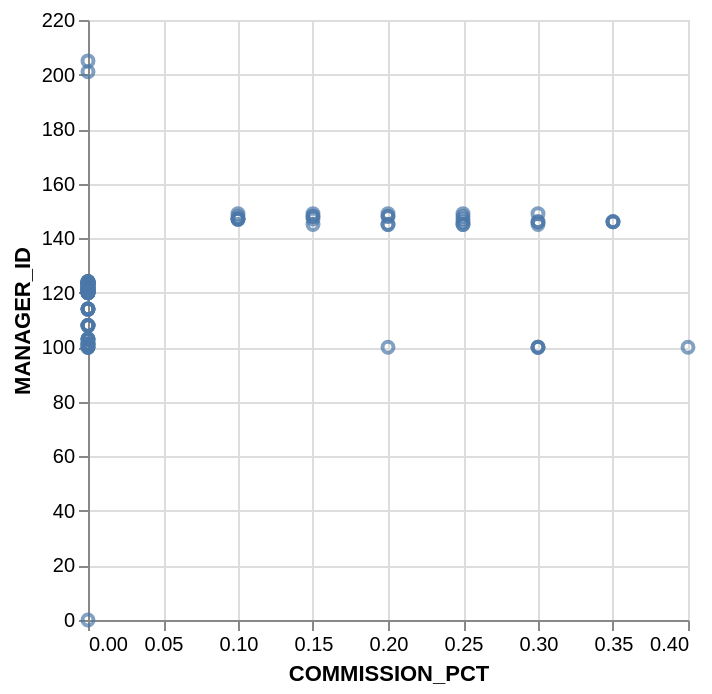

This figure's Vega-Lite source:
### Vega-Lite specification from a JSON file in a GitHub repository (floating-point values rounded to 4 significant figures)
{"data": {"values": [{"x_data": 0, "y_data": 0}, {"x_data": 0, "y_data": 102}, {"x_data": 0, "y_data": 103}, {"x_data": 0, "y_data": 103}, {"x_data": 0, "y_data": 103}, {"x_data": 0, "y_data": 103}, {"x_data": 0, "y_data": 101}, {"x_data": 0, "y_data": 108}, {"x_data": 0, "y_data": 108}, {"x_data": 0, "y_data": 108}, {"x_data": 0, "y_data": 108}, {"x_data": 0, "y_data": 108}, {"x_data": 0, "y_data": 114}, {"x_data": 0, "y_data": 114}, {"x_data": 0, "y_data": 114}, {"x_data": 0, "y_data": 114}, {"x_data": 0, "y_data": 114}, {"x_data": 0, "y_data": 100}, {"x_data": 0, "y_data": 100}, {"x_data": 0, "y_data": 100}, {"x_data": 0, "y_data": 100}, {"x_data": 0, "y_data": 120}, {"x_data": 0, "y_data": 120}, {"x_data": 0, "y_data": 120}, {"x_data": 0, "y_data": 120}, {"x_data": 0, "y_data": 121}, {"x_data": 0, "y_data": 121}, {"x_data": 0, "y_data": 121}, {"x_data": 0, "y_data": 121}, {"x_data": 0, "y_data": 122}, {"x_data": 0, "y_data": 122}, {"x_data": 0, "y_data": 122}, {"x_data": 0, "y_data": 122}, {"x_data": 0, "y_data": 123}, {"x_data": 0, "y_data": 123}, {"x_data": 0, "y_data": 123}, {"x_data": 0, "y_data": 123}, {"x_data": 0, "y_data": 124}, {"x_data": 0, "y_data": 124}, {"x_data": 0, "y_data": 124}, {"x_data": 0, "y_data": 124}, {"x_data": 0.4, "y_data": 100}, {"x_data": 0.3, "y_data": 100}, {"x_data": 0.3, "y_data": 100}, {"x_data": 0.3, "y_data": 100}, {"x_data": 0.2, "y_data": 100}, {"x_data": 0.3, "y_data": 145}, {"x_data": 0.25, "y_data": 145}, {"x_data": 0.25, "y_data": 145}, {"x_data": 0.2, "y_data": 145}, {"x_data": 0.2, "y_data": 145}, {"x_data": 0.15, "y_data": 145}, {"x_data": 0.35, "y_data": 146}, {"x_data": 0.35, "y_data": 146}, {"x_data": 0.35, "y_data": 146}, {"x_data": 0.3, "y_data": 146}, {"x_data": 0.3, "y_data": 146}, {"x_data": 0.25, "y_data": 146}, {"x_data": 0.25, "y_data": 147}, {"x_data": 0.15, "y_data": 147}, {"x_data": 0.1, "y_data": 147}, {"x_data": 0.1, "y_data": 147}, {"x_data": 0.1, "y_data": 147}, {"x_data": 0.1, "y_data": 147}, {"x_data": 0.25, "y_data": 148}, {"x_data": 0.2, "y_data": 148}, {"x_data": 0.2, "y_data": 148}, {"x_data": 0.15, "y_data": 148}, {"x_data": 0.15, "y_data": 148}, {"x_data": 0.1, "y_data": 148}, {"x_data": 0.3, "y_data": 149}, {"x_data": 0.25, "y_data": 149}, {"x_data": 0.2, "y_data": 149}, {"x_data": 0.15, "y_data": 149}, {"x_data": 0.1, "y_data": 149}, {"x_data": 0, "y_data": 120}, {"x_data": 0, "y_data": 120}, {"x_data": 0, "y_data": 120}, {"x_data": 0, "y_data": 120}, {"x_data": 0, "y_data": 121}, {"x_data": 0, "y_data": 121}, {"x_data": 0, "y_data": 121}, {"x_data": 0, "y_data": 121}, {"x_data": 0, "y_data": 122}, {"x_data": 0, "y_data": 122}, {"x_data": 0, "y_data": 122}, {"x_data": 0, "y_data": 122}, {"x_data": 0, "y_data": 123}, {"x_data": 0, "y_data": 123}, {"x_data": 0, "y_data": 123}, {"x_data": 0, "y_data": 123}, {"x_data": 0, "y_data": 124}, {"x_data": 0, "y_data": 124}, {"x_data": 0, "y_data": 124}, {"x_data": 0, "y_data": 124}, {"x_data": 0, "y_data": 201}, {"x_data": 0, "y_data": 101}, {"x_data": 0, "y_data": 101}, {"x_data": 0, "y_data": 101}, {"x_data": 0, "y_data": 205}]}, "mark": "point", "encoding": {"x": {"field": "x_data", "type": "quantitative", "title": "COMMISSION_PCT"}, "y": {"field": "y_data", "type": "quantitative", "title": "MANAGER_ID"}}}
